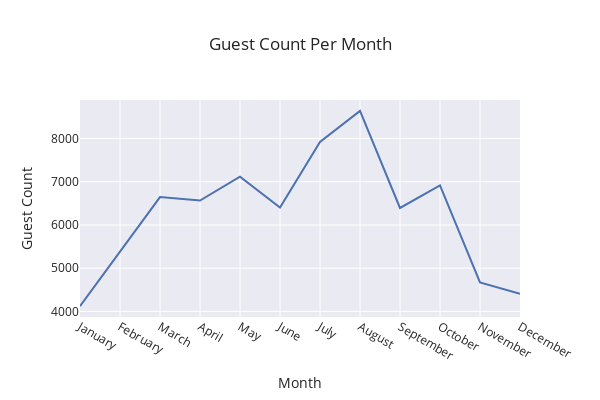

The code cell stored with this chart in its notebook:
### Code cell
# Which are the most busy months?

df_months = df[df['is_canceled'] == 0].copy()

# Sort the months in order
ordered_months = ["January", "February", "March", "April", "May", "June",
                  "July", "August", "September", "October", "November", "December"]
df_months['arrival_date_month'] = pd.Categorical(df_months['arrival_date_month'], categories=ordered_months, ordered=True)

# Group by month, room type, and calculate guest count
df_months = df_months.groupby(['arrival_date_month'], observed=True)['hotel'].count().reset_index()

fig = px.line(
    df_months,
    x='arrival_date_month',
    y='hotel',
    hover_data=['hotel'],
    title='Guest Count Per Month',
    labels={'hotel': 'Guest Count', 'arrival_date_month': 'Month'},
    template='seaborn',
    width=600,
    height=400
)
fig.show()

### Figure 1 — Plotly figure (JSON) as saved in the notebook; plotly's stock layout.template omitted (floating-point values rounded to 4 significant figures)
{"data": [{"hovertemplate": "Month=%{x}<br>Guest Count=%{y}<extra></extra>", "legendgroup": "", "line": {"color": "rgb(76,114,176)", "dash": "solid"}, "marker": {"symbol": "circle"}, "mode": "lines", "name": "", "orientation": "v", "showlegend": false, "type": "scatter", "x": ["January", "February", "March", "April", "May", "June", "July", "August", "September", "October", "November", "December"], "xaxis": "x", "y": [4122, 5372, 6645, 6565, 7114, 6404, 7919, 8638, 6392, 6914, 4672, 4409], "yaxis": "y"}], "layout": {"height": 400, "legend": {"tracegroupgap": 0}, "title": {"text": "Guest Count Per Month"}, "width": 600, "xaxis": {"anchor": "y", "domain": [0, 1], "title": {"text": "Month"}}, "yaxis": {"anchor": "x", "domain": [0, 1], "title": {"text": "Guest Count"}}}}
